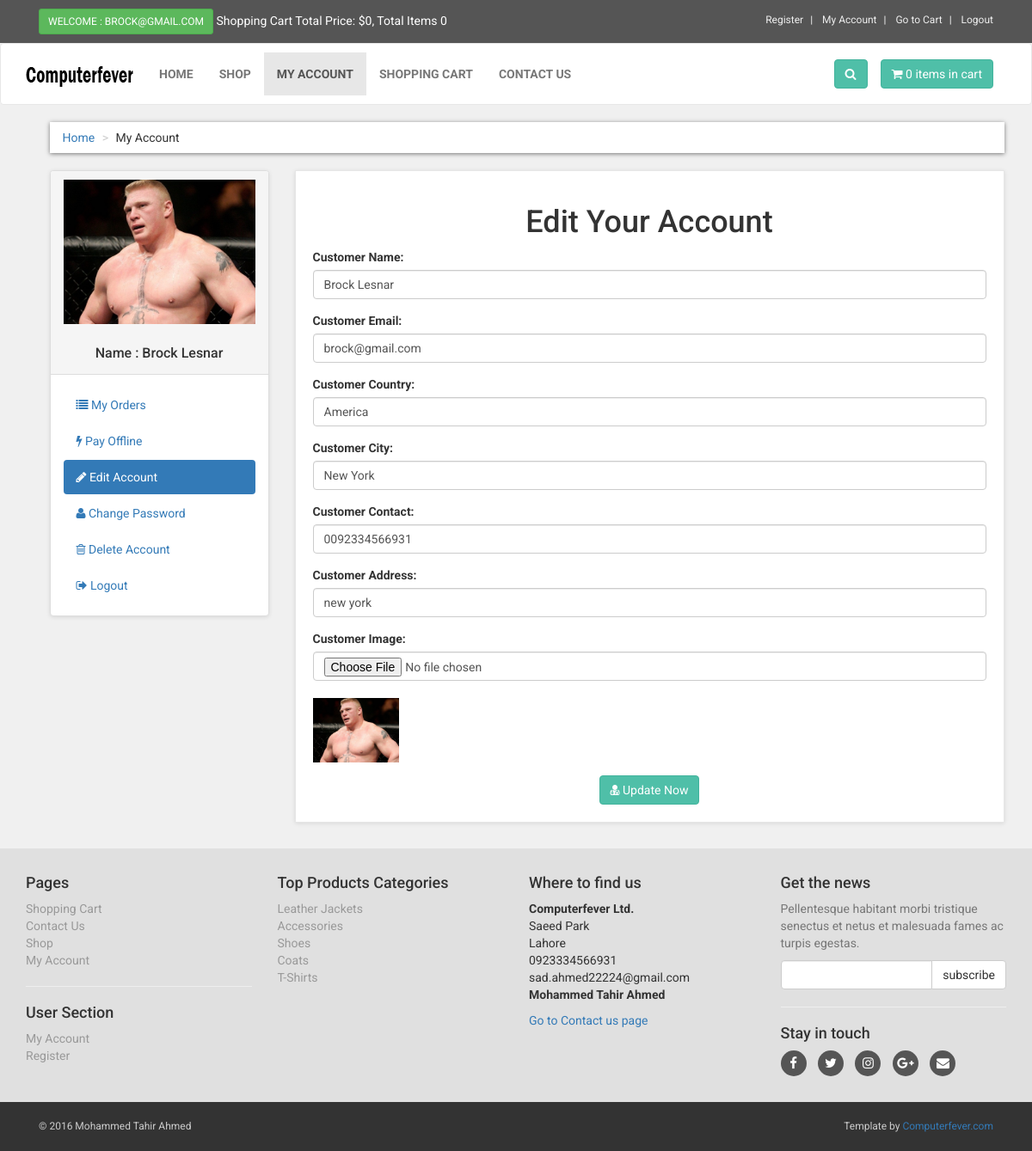
/customer/my_account.php?edit_account (signed in), run on the app's committed database.
### tables this page shows
CREATE TABLE `customers` (
  `customer_id` int(10) NOT NULL,
  `customer_name` varchar(255) NOT NULL,
  `customer_email` varchar(255) NOT NULL,
  `customer_pass` varchar(255) NOT NULL,
  `customer_country` text NOT NULL,
  `customer_city` text NOT NULL,
  `customer_contact` varchar(255) NOT NULL,
  `customer_address` text NOT NULL,
  `customer_image` text NOT NULL,
  `customer_ip` varchar(255) NOT NULL
);

CREATE TABLE `product_categories` (
  `p_cat_id` int(10) NOT NULL,
  `p_cat_title` text NOT NULL,
  `p_cat_desc` text NOT NULL
);

### customer/edit_account.php (the view, shortened to what this page needs)
<?php
$customer_session = $_SESSION['customer_email'];
$get_customer = "select * from customers where customer_email='$customer_session'";
$run_customer = mysqli_query($con,$get_customer);
$row_customer = mysqli_fetch_array($run_customer);
$customer_name = $row_customer['customer_name'];
$customer_email = $row_customer['customer_email'];
$customer_country = $row_customer['customer_country'];
$customer_city = $row_customer['customer_city'];
$customer_contact = $row_customer['customer_contact'];
$customer_address = $row_customer['customer_address'];
$customer_image = $row_customer['customer_image'];
?>
<h1 align="center" > Edit Your Account </h1>
<form action="" method="post" enctype="multipart/form-data" >
<div class="form-group" >
<label> Customer Name: </label>
<input type="text" name="c_name" class="form-control" required value="<?php echo $customer_name; ?>">
</div>
<div class="form-group" >
<label> Customer Email: </label>
<input type="text" name="c_email" class="form-control" required value="<?php echo $customer_email; ?>">
</div>
<div class="form-group" >
<label> Customer Country: </label>
<input type="text" name="c_country" class="form-control" required value="<?php echo $customer_country; ?>">
</div>
<div class="form-group" >
<label> Customer City: </label>
<input type="text" name="c_city" class="form-control" required value="<?php echo $customer_city; ?>">
</div>
<div class="form-group" >
<label> Customer Contact: </label>
<input type="text" name="c_contact" class="form-control" required value="<?php echo $customer_contact; ?>">
</div>
<div class="form-group" >
<label> Customer Address: </label>
<input type="text" name="c_address" class="form-control" required value="<?php echo $customer_address; ?>">
</div>
<div class="form-group" >
<label> Customer Image: </label>
<input type="file" name="c_image" class="form-control" required ><br>
<img src="customer_images/<?php echo $customer_image; ?>" width="100" height="100" class="img-responsive" >
</div>
<div class="text-center" >
<button name="update" class="btn btn-primary" >
<i class="fa fa-user-md" ></i> Update Now
</button>
</div>
</form>

### customer/includes/sidebar.php
<div class="panel panel-default sidebar-menu">
<div class="panel-heading">
<?php
$customer_session = $_SESSION['customer_email'];
$get_customer = "select * from customers where customer_email='$customer_session'";
$run_customer = mysqli_query($con,$get_customer);
$row_customer = mysqli_fetch_array($run_customer);
$customer_image = $row_customer['customer_image'];
$customer_name = $row_customer['customer_name'];
if(!isset($_SESSION['customer_email'])){
}
else {
echo "
<center>
<img src='customer_images/$customer_image' class='img-responsive'>
</center>
<br>
<h3 align='center' class='panel-title'> Name : $customer_name </h3>
";
}
?>
</div>
<div class="panel-body">
<ul class="nav nav-pills nav-stacked">
<li class="<?php if(isset($_GET['my_orders'])){ echo "active"; } ?>">
<a href="my_account.php?my_orders"> <i class="fa fa-list"> </i> My Orders </a>
</li>
<li class="<?php if(isset($_GET['pay_offline'])){ echo "active"; } ?>">
<a href="my_account.php?pay_offline"> <i class="fa fa-bolt"></i> Pay Offline </a>
</li>
<li class="<?php if(isset($_GET['edit_account'])){ echo "active"; } ?>">
<a href="my_account.php?edit_account"> <i class="fa fa-pencil"></i> Edit Account </a>
</li>
<li class="<?php if(isset($_GET['change_pass'])){ echo "active"; } ?>">
<a href="my_account.php?change_pass"> <i class="fa fa-user"></i> Change Password </a>
</li>
<li class="<?php if(isset($_GET['delete_account'])){ echo "active"; } ?>">
<a href="my_account.php?delete_account"> <i class="fa fa-trash-o"></i> Delete Account </a>
</li>
<li>
<a href="logout.php"> <i class="fa fa-sign-out"></i> Logout </a>
</li>
</ul>
</div>
</div>

### customer/includes/footer.php (shortened to what this page needs)
<div id="footer">
<div class="container">
<div class="row" >
<div class="col-md-3 col-sm-6" >
<h4>Pages</h4>
<ul>
<li><a href="../cart.php">Shopping Cart</a></li>
<li><a href="../contact.php">Contact Us</a></li>
<li><a href="../shop.php">Shop</a></li>
<li>
<?php
if(!isset($_SESSION['customer_email'])){
echo "<a href='../checkout.php' >My Account</a>";
}
else{
echo "<a href='my_account.php?my_orders'>My Account</a>";
}
?>
</li>
</ul>
<hr>
<h4>User Section</h4>
<ul>
<li>
<?php
if(!isset($_SESSION['customer_email'])){
echo "<a href='../checkout.php' >Login</a>";
}
else{
echo "<a href='my_account.php?my_orders'>My Account</a>";
}
?>
</li>
<li><a href="../customer_register.php">Register</a></li>
</ul>
</div>
<div class="col-md-3 col-sm-6">
<h4> Top Products Categories </h4>
<ul>
<?php
$get_p_cats = "select * from product_categories";
$run_p_cats = mysqli_query($con,$get_p_cats);
while($row_p_cats = mysqli_fetch_array($run_p_cats)){
$p_cat_id = $row_p_cats['p_cat_id'];
$p_cat_title = $row_p_cats['p_cat_title'];
echo "<li> <a href='shop.php?p_cat=$p_cat_id'> $p_cat_title </a> </li>";
}
?>
</ul>
</div>
<div class="col-md-3 col-sm-6">
<h4>Where to find us</h4>
<p>
<strong>Computerfever Ltd.</strong>
<br>Saeed Park
<br>Lahore
<br>0923334566931
<br>sad.ahmed22224@gmail.com
<br>
<strong>Mohammed Tahir Ahmed</strong>
</p>
<a href="../contact.php">Go to Contact us page</a>
</div>
<div class="col-md-3 col-sm-6">
<h4>Get the news</h4>
<p class="text-muted">
Pellentesque habitant morbi tristique senectus et netus et malesuada fames ac turpis egestas.
</p>
<form action="https://feedburner.google.com/fb/a/mailverify" method="post" target="popupwindow" onsubmit="window.open('https://feedburner.google.com/fb/a/mailverify?uri=computerfever', 'popupwindow', 'scrollbars=yes,width=550,height=520');return true">
<div class="input-group">
<input type="text" class="form-control" name="email">
<span class="input-group-btn">
<input type="submit" value="subscribe" class="btn btn-default">
</span>
</div>
</form>
<hr>
<h4> Stay in touch </h4>
<p class="social">
<a href="#"><i class="fa fa-facebook"></i></a>
<a href="#"><i class="fa fa-twitter"></i></a>
<a href="#"><i class="fa fa-instagram"></i></a>
<a href="#"><i class="fa fa-google-plus"></i></a>
<a href="#"><i class="fa fa-envelope"></i></a>
</p>
</div>
</div>
</div>
</div>
<div id="copyright">
<div class="container" >
<div class="col-md-6" >
<p class="pull-left"> &copy; 2016 Mohammed Tahir Ahmed </p>
</div>
<div class="col-md-6" >
<p class="pull-right" >
Template by <a href="http://www.computerfever.com" >Computerfever.com</a>
</p>
</div>
</div>
</div>

### customer/styles/style.css (style rules this page uses)
body { font-family: "Roboto", Helvetica, Arial, sans-serif; font-size: 14px; line-height: 1.42857143; color: #333333; background-color: #f0f0f0; overflow-x: hidden; }
.btn-primary { color:rgb(255, 255, 255); background-color:rgb(79, 191, 168); border-color:rgb(65, 179, 156); }
#content .panel.sidebar-menu { box-sizing: border-box; box-shadow: 0 1px 5px rgba(0, 0, 0, 0.1); }
#content .panel.sidebar-menu h3 { padding: 5px 0; margin: 0; }
#footer { background: #e0e0e0; padding: 20px 0; }
#footer ul { padding-left: 0; list-style: none; }
#footer ul a { color:#999999; padding: 20px 0; }
#footer .social { text-align: left; }
#footer .social a { margin: 0 10px 0 0; color: #fff; display: inline-block; width: 30px; height: 30px; border-radius: 15px; line-height: 30px; font-size: 15px; text-align: center; transition: all 0.2s ease-out; vertical-align: bottom; background-color:#555555; }
#copyright { background:#333; color:#ccc; padding:20px 0; font-size:12px; }
#copyright p { margin: 0; }

### data on the page
customers: customer_image (picture), customer_name "Brock Lesnar", c_name "Brock Lesnar", c_email "brock@gmail.com", c_country "America", c_city "New York", c_contact "0092334566931", c_address "new york"
product_categories: p_cat_title "Leather Jackets"
product_categories: p_cat_title "Accessories"
product_categories: p_cat_title "Shoes"
product_categories: p_cat_title "Coats"
product_categories: p_cat_title "T-Shirts"

### other printed values
$_SESSION['customer_email'] "BROCK@GMAIL.COM"
$total "0"
$count_items "0 0"
